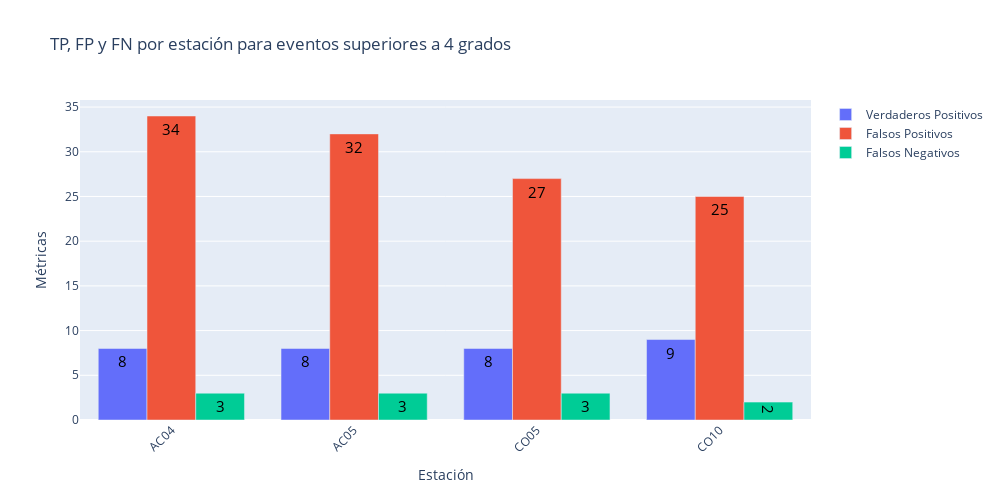

The notebook cell saved with this chart:
### Code cell
#plot_metrics(results_with_val, titles[3])
plot_bar(results_with_val, titles[3])

### Figure 1 — Plotly figure (JSON) as saved in the notebook; plotly's stock layout.template omitted (floating-point values rounded to 4 significant figures)
{"data": [{"name": "Verdaderos Positivos", "text": ["8", "8", "8", "9"], "textfont": {"color": "black", "size": 15}, "type": "bar", "x": ["AC04", "AC05", "CO05", "CO10"], "y": [8, 8, 8, 9]}, {"name": "Falsos Positivos", "text": ["34", "32", "27", "25"], "textfont": {"color": "black", "size": 15}, "type": "bar", "x": ["AC04", "AC05", "CO05", "CO10"], "y": [34, 32, 27, 25]}, {"name": "Falsos Negativos", "text": ["3", "3", "3", "2"], "textfont": {"color": "black", "size": 15}, "type": "bar", "x": ["AC04", "AC05", "CO05", "CO10"], "y": [3, 3, 3, 2]}], "layout": {"barmode": "group", "height": 500, "title": {"text": "TP, FP y FN por estación para eventos superiores a 4 grados"}, "width": 1000, "xaxis": {"tickangle": -45, "title": {"text": "Estación"}}, "yaxis": {"title": {"text": "Métricas"}}}}
